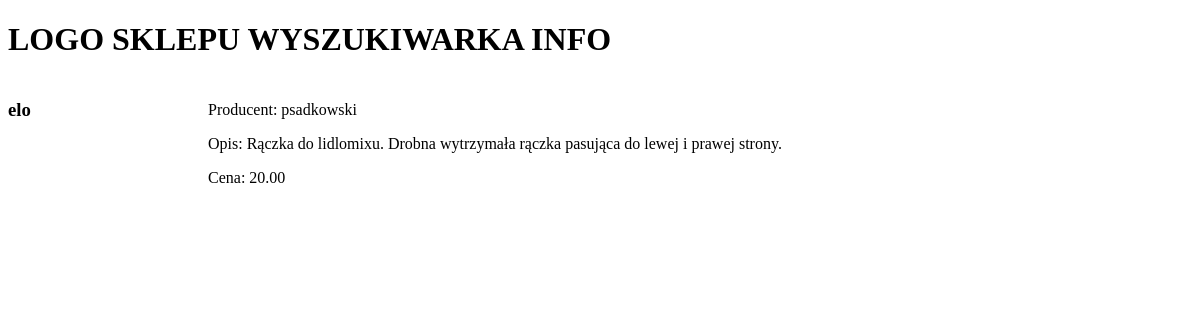
Before: /product/2/ with the older database file.
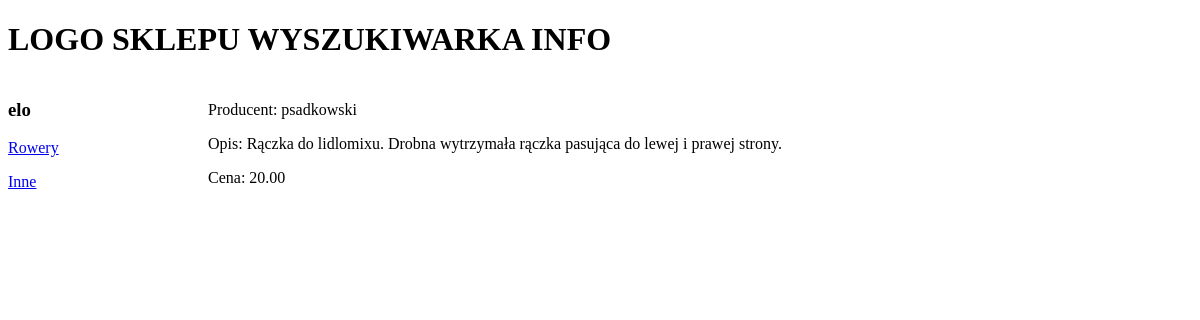
After: the same page with the newer database file.
### Product/models.py (models this page shows, shortened)
class Category(models.Model):
    nazwa = models.CharField(max_length=30)
    class Meta:
        verbose_name = "Category"
        verbose_name_plural = "Categories"

### Product/views.py (the view)
# urls.py: path('product/<id>/', product, name='product'),
def product(request, id):
    product_user = Product.objects.get(pk=id)
    category = Category.objects.all()
    dane = {'product_user' : product_user, 'category' : category}
    return render(request, 'product.html', dane)

### Product/models.py (called while the page is built)
    def __str__(self):
        return self.nazwa

### Product/template/product.html (shortened to what this page needs)
{% extends 'index.html' %}
{% block product %}
{% if product_user %}
    <p> Producent: {{ product_user.producent }} </p>
    <p> Opis: {{ product_user.opis }} </p>
    <p> Cena: {{ product_user.cena }} </p>
{% else %}
    <p> Nie ma takiego produktu </p>
{% endif %}
{% endblock product %}

### Product/template/index.html (shortened to what this page needs)
<!DOCTYPE html>
<html lang="en">
<head>
</head>
<body>
    <div>
        <h1> LOGO SKLEPU    WYSZUKIWARKA   INFO</h1>
    </div>
    <div style="width:200px; float:left" >
        <h3> elo </h3>
        {% for cat in category %}
            <p><a href = "/category/{{ cat.id }}"> {{ cat.nazwa }} </a></p>
        {% endfor %}
    </div>
    <div style="width:700px; float:left" >
        {% block product %} {% endblock product %}
    </div>
</body>
</html>

Changed rows visible on the page:
added Category: nazwa "Rowery"
added Category: nazwa "Inne"
